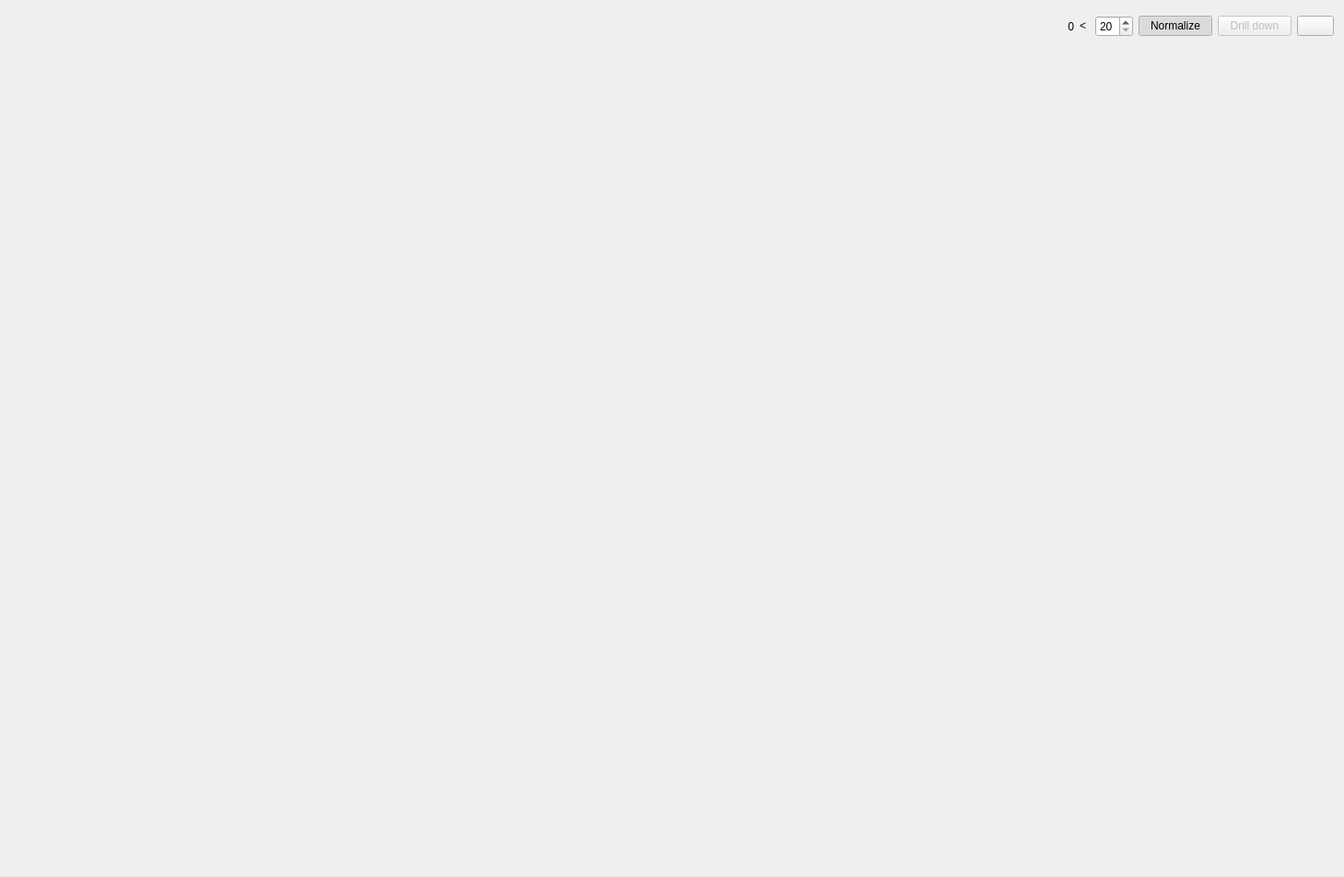
<?xml version="1.0" encoding="UTF-8"?>
<ui version="4.0">
 <class>AggregateReview</class>
 <widget class="QWidget" name="AggregateReview">
  <property name="geometry">
   <rect>
    <x>0</x>
    <y>0</y>
    <width>1459</width>
    <height>952</height>
   </rect>
  </property>
  <property name="windowTitle">
   <string>Aggregate Review</string>
  </property>
  <property name="windowIcon">
   <iconset>
    <normaloff>:/new/icons/qpx.xpm</normaloff>:/new/icons/qpx.xpm</iconset>
  </property>
  <layout class="QGridLayout" name="gridLayout">
   <item row="3" column="0">
    <widget class="QPlot::Multi1D" name="plotHistogram" native="true">
     <property name="sizePolicy">
      <sizepolicy hsizetype="Preferred" vsizetype="MinimumExpanding">
       <horstretch>0</horstretch>
       <verstretch>0</verstretch>
      </sizepolicy>
     </property>
    </widget>
   </item>
   <item row="2" column="0">
    <layout class="QHBoxLayout" name="horizontalLayout_2">
     <item>
      <widget class="SearchList" name="searchBox1" native="true">
       <property name="sizePolicy">
        <sizepolicy hsizetype="Preferred" vsizetype="Fixed">
         <horstretch>0</horstretch>
         <verstretch>0</verstretch>
        </sizepolicy>
       </property>
       <property name="minimumSize">
        <size>
         <width>0</width>
         <height>300</height>
        </size>
       </property>
       <property name="maximumSize">
        <size>
         <width>16777215</width>
         <height>300</height>
        </size>
       </property>
      </widget>
     </item>
     <item>
      <widget class="SearchList" name="searchBox2" native="true">
       <property name="sizePolicy">
        <sizepolicy hsizetype="Preferred" vsizetype="Fixed">
         <horstretch>0</horstretch>
         <verstretch>0</verstretch>
        </sizepolicy>
       </property>
       <property name="minimumSize">
        <size>
         <width>0</width>
         <height>300</height>
        </size>
       </property>
       <property name="maximumSize">
        <size>
         <width>16777215</width>
         <height>300</height>
        </size>
       </property>
      </widget>
     </item>
     <item>
      <widget class="SearchList" name="searchBox3" native="true">
       <property name="sizePolicy">
        <sizepolicy hsizetype="Preferred" vsizetype="Fixed">
         <horstretch>0</horstretch>
         <verstretch>0</verstretch>
        </sizepolicy>
       </property>
       <property name="minimumSize">
        <size>
         <width>0</width>
         <height>300</height>
        </size>
       </property>
       <property name="maximumSize">
        <size>
         <width>16777215</width>
         <height>300</height>
        </size>
       </property>
      </widget>
     </item>
    </layout>
   </item>
   <item row="1" column="0">
    <layout class="QHBoxLayout" name="horizontalLayout">
     <item>
      <widget class="QPushButton" name="pushOpen">
       <property name="enabled">
        <bool>true</bool>
       </property>
       <property name="sizePolicy">
        <sizepolicy hsizetype="Maximum" vsizetype="Fixed">
         <horstretch>0</horstretch>
         <verstretch>0</verstretch>
        </sizepolicy>
       </property>
       <property name="minimumSize">
        <size>
         <width>35</width>
         <height>35</height>
        </size>
       </property>
       <property name="maximumSize">
        <size>
         <width>16777215</width>
         <height>35</height>
        </size>
       </property>
       <property name="toolTip">
        <string>Start</string>
       </property>
       <property name="text">
        <string/>
       </property>
       <property name="icon">
        <iconset resource="resources/tpccres.qrc">
         <normaloff>:/icons/oxy/16/document_open_folder.png</normaloff>:/icons/oxy/16/document_open_folder.png</iconset>
       </property>
       <property name="iconSize">
        <size>
         <width>22</width>
         <height>22</height>
        </size>
       </property>
       <property name="flat">
        <bool>true</bool>
       </property>
      </widget>
     </item>
     <item>
      <widget class="QLabel" name="labelTotal">
       <property name="text">
        <string>0</string>
       </property>
       <property name="alignment">
        <set>Qt::AlignRight|Qt::AlignTrailing|Qt::AlignVCenter</set>
       </property>
      </widget>
     </item>
     <item>
      <widget class="QLabel" name="labelComparator">
       <property name="sizePolicy">
        <sizepolicy hsizetype="Maximum" vsizetype="Preferred">
         <horstretch>0</horstretch>
         <verstretch>0</verstretch>
        </sizepolicy>
       </property>
       <property name="text">
        <string> &lt; </string>
       </property>
      </widget>
     </item>
     <item>
      <widget class="QSpinBox" name="spinMaxHists">
       <property name="sizePolicy">
        <sizepolicy hsizetype="Maximum" vsizetype="Fixed">
         <horstretch>0</horstretch>
         <verstretch>0</verstretch>
        </sizepolicy>
       </property>
       <property name="minimum">
        <number>20</number>
       </property>
      </widget>
     </item>
     <item>
      <widget class="QPushButton" name="pushNormalize">
       <property name="sizePolicy">
        <sizepolicy hsizetype="Maximum" vsizetype="Fixed">
         <horstretch>0</horstretch>
         <verstretch>0</verstretch>
        </sizepolicy>
       </property>
       <property name="text">
        <string>Normalize</string>
       </property>
       <property name="checkable">
        <bool>true</bool>
       </property>
       <property name="checked">
        <bool>true</bool>
       </property>
      </widget>
     </item>
     <item>
      <widget class="QPushButton" name="pushDigDown">
       <property name="enabled">
        <bool>false</bool>
       </property>
       <property name="sizePolicy">
        <sizepolicy hsizetype="Maximum" vsizetype="Fixed">
         <horstretch>0</horstretch>
         <verstretch>0</verstretch>
        </sizepolicy>
       </property>
       <property name="text">
        <string>Drill down</string>
       </property>
      </widget>
     </item>
     <item>
      <widget class="QPushButton" name="pushGenColors">
       <property name="sizePolicy">
        <sizepolicy hsizetype="Maximum" vsizetype="Fixed">
         <horstretch>0</horstretch>
         <verstretch>0</verstretch>
        </sizepolicy>
       </property>
       <property name="toolTip">
        <string>Generate colors</string>
       </property>
       <property name="text">
        <string/>
       </property>
       <property name="icon">
        <iconset resource="resources/tpccres.qrc">
         <normaloff>:/icons/oxy/16/roll.png</normaloff>:/icons/oxy/16/roll.png</iconset>
       </property>
      </widget>
     </item>
    </layout>
   </item>
  </layout>
 </widget>
 <customwidgets>
  <customwidget>
   <class>QPlot::Multi1D</class>
   <extends>QWidget</extends>
   <header>QPlot1D.h</header>
   <container>1</container>
  </customwidget>
  <customwidget>
   <class>SearchList</class>
   <extends>QWidget</extends>
   <header>SearchList.h</header>
   <container>1</container>
  </customwidget>
 </customwidgets>
 <resources>
  <include location="resources/tpccres.qrc"/>
 </resources>
 <connections/>
</ui>
